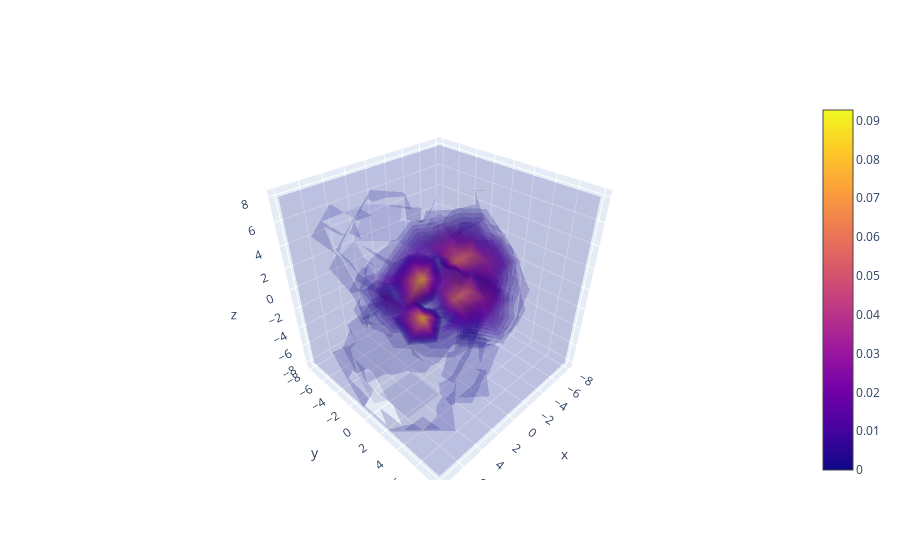

Notebook cell for this chart:
### Code cell
import plotly.graph_objects as go

usedIndices = np.zeros(2400)

X, Y, Z = np.mgrid[-8:8:10j, -8:8:10j, -8:8:10j]
print(len(features_cnn[0]))
element_index = species.index("C")
print(element_index)
values = []
for x in tqdm(range(-10, 10, 2)):
    for y in range(-10, 10, 2):
        for z in range(-10, 10, 2):
            phi, theta, r = cart2sph(x,y,z)
            density_c = density(features_cnn[0], element_index, r, theta, phi)
            values.append(density_c)
            
values = np.array(values)
#print(values)
fig = go.Figure(data=go.Volume(
    x=X.flatten(),
    y=Y.flatten(),
    z=Z.flatten(),
    value=values,
    isomin=0,
    isomax=np.amax(values),
    opacity=0.1, # needs to be small to see through all surfaces
    surface_count=30, # needs to be a large number for good volume rendering
    ))
fig.show()

### Figure 1 — Plotly figure (JSON) as saved in the notebook; plotly's stock layout.template omitted (floating-point values rounded to 4 significant figures; data arrays with more than 128 entries replaced by an {"elided": "..."} marker saying what was removed)
{"data": [{"isomax": 0.0927, "isomin": 0, "opacity": 0.1, "surface": {"count": 30}, "type": "volume", "value": {"elided": "1000 float values"}, "x": {"elided": "1000 float values"}, "y": {"elided": "1000 float values"}, "z": {"elided": "1000 float values"}}], "layout": {}}
